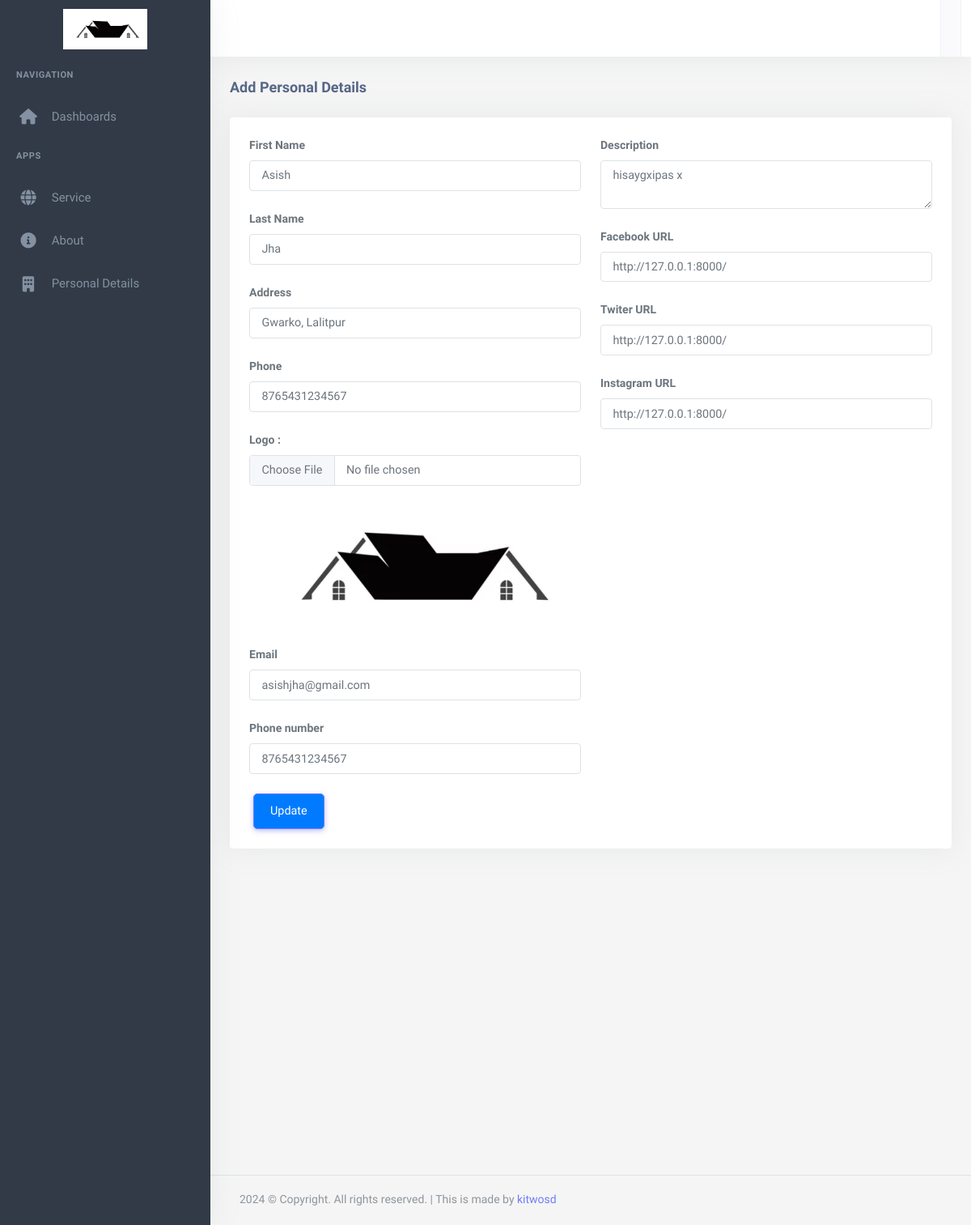
The page /dashboard/add/personalDetails on the database its author committed.
### app/models.py (models this page shows, shortened)
class PersonalDetail(models.Model):
    firstName = models.CharField(max_length=50)
    lastName = models.CharField(max_length=50)
    email = models.EmailField()
    logo = models.FileField(upload_to="logo")
    phone = models.CharField(max_length=20)
    address = models.CharField(max_length=50)
    facebookUrl = models.URLField()
    twiterUrl = models.URLField()
    instagramUrl = models.URLField()
    description = models.TextField()
    class Meta:
        ordering = ['-id']

### app2/views.py (the view)
# urls.py: path('add/personalDetails',views.PersonalDetails, name='add_PersonalDetails'),
def PersonalDetails(request):
    instance = None
    try:
        if id:
            instance = PersonalDetail.objects.first()
    except Exception as e:
        messages.warning(request, 'An error occurred while retrieving the PersonalDetail.')
        return redirect('dashboard:add_PersonalDetails')
    if request.method == 'POST':
        form = PersonalDetailForm(request.POST, request.FILES, instance=instance)
        if form.is_valid():
            form.save()
            if instance:  # Edit operation
                messages.success(request, 'PersonalDetail edited successfully.')
                return redirect('dashboard:add_PersonalDetails')  # Redirect to the edited PersonalDetail's details page
            else:  # Add operation
                messages.success(request, 'PersonalDetail added successfully.')
                return redirect('dashboard:add_PersonalDetails')  # Redirect to the page for adding new PersonalDetail
        else:
            messages.warning(request, 'Form is not valid. Please correct the errors.')
    else:
        form = PersonalDetailForm(instance=instance)
    context = {'form': form, 'instance': instance}
    return render(request, 'app2/create_PersonalDetails.html', context)

### app2/forms.py
class PersonalDetailForm(forms.ModelForm):
    class Meta:
        model = PersonalDetail
        fields = '__all__'

### app/context_processor.py (called while the page is built)
def personaldetail(request):
    personaldetail= PersonalDetail.objects.first()
    return{
        'personaldetail':personaldetail
    }

### app2/templates/app2/create_PersonalDetails.html (shortened to what this page needs)
{% extends 'app2/base.html' %}
{% load static %}
{% block body %}
            <div class="content-page">
                <div class="content">
                    <div class="container-fluid">
                        <div class="row">
                            <div class="col-12">
                                <div class="page-title-box">
                                    <h4 class="page-title">Add Personal Details</h4>
                                </div>
                            </div>
                        </div>
                        <div class="row">
                            <div class="col-12">
                                <div class="card">
                                    <div class="card-body">
                                       <form method="post" enctype="multipart/form-data" action="{% if instance %}{% url 'dashboard:add_PersonalDetails'  %}{% else %}{% url 'dashboard:add_PersonalDetails' %}{% endif %}" >
                                       <div class="row">
                                          <div class="col-xl-6">
                                            <div class="mb-3">
                                                <label class="form-label">First Name</label>
                                                <input type="text" name="{{ form.firstName.name }}" id="{{ form.firstName.id_for_label }}" class="form-control"
                                                value="{% if instance %}{{ instance.firstName }}{% endif %}" placeholder="Enter firstName">
                                            </div>
                                          <div class="mb-3">
                                             <label class="form-label">Last Name</label>
                                             <input type="text" name="{{ form.lastName.name }}" id="{{ form.lastName.id_for_label }}" class="form-control"
                                             value="{% if instance %}{{ instance.lastName }}{% endif %}" placeholder="Enter lastName">
                                          </div>
                                          <div class="mb-3">
                                            <label class="form-label">Address</label>
                                            <input type="text" name="{{ form.address.name }}" id="{{ form.address.id_for_label }}" class="form-control"
                                            value="{% if instance %}{{ instance.address }}{% endif %}" placeholder="Enter address">
                                         </div>
                                         <div class="mb-3">
                                            <label class="form-label">Phone</label>
                                            <input type="text" name="{{ form.phone.name }}" id="{{ form.phone.id_for_label }}" class="form-control"
                                            value="{% if instance %}{{ instance.phone }}{% endif %}" placeholder="Enter phone number">
                                         </div>
                                           <div class="mb-3">
                                            <label for="{{ form.logo.id_for_label }}" class="form-label">Logo :</label>
                                            <input type="file" name="{{ form.logo.name }}" id="{{ form.logo.id_for_label }}" class="form-control" {% if not instance %}required{% endif %} onchange="showPreview(this);">
                                            <div id="logoContainer" style="width:auto; height:auto;">
                                                <img class="img-fluid" id="logoPreview" src="{% if instance %}{{ instance.logo.url }}{% endif %}" alt="" >
                                            </div>
                                            <div class="mb-3">
                                                <label class="form-label">Email</label>
                                                <input type="email" name="{{ form.email.name }}" id="{{ form.email.id_for_label }}" class="form-control"
                                                value="{% if instance %}{{ instance.email }}{% endif %}" placeholder="Enter email">
                                             </div>
                                            <div class="mb-3">
                                                <label class="form-label">Phone number</label>
                                                <input type="number" name="{{ form.phone.name }}" id="{{ form.phone.id_for_label }}" class="form-control"
                                                value="{% if instance %}{{ instance.phone }}{% endif %}" placeholder="Enter phone">
                                             </div>
                                        </div>
                                        </div>
                                        <div class="col-xl-6">
                                            <div class="mb-3">
                                                <label for="{{form.description.id_for_label }}" class="form-label">Description</label>
                                                <textarea name="{{form.description.name }}" id="{{form.description.id_for_label }}" class="form-control" required placeholder="Enter description">{% if form.instance %}{{ form.instance.description }}{% endif %}</textarea>
                                            </div>
                                            <div class="mb-3">
                                                <label class="form-label">Facebook URL</label>
                                                <input type="url" name="{{ form.facebookUrl.name }}" id="{{ form.facebookUrl.id_for_label }}" class="form-control"
                                                value="{% if instance %}{{ instance.facebookUrl }}{% endif %}" placeholder="Enter facebookUrl">
                                             </div>
                                             <div class="mb-3">
                                                <label class="form-label">Twiter URL</label>
                                                <input type="url" name="{{ form.twiterUrl.name }}" id="{{ form.twiterUrl.id_for_label }}" class="form-control"
                                                value="{% if instance %}{{ instance.twiterUrl }}{% endif %}" placeholder="Enter twiterUrl">
                                             </div>
                                             <div class="mb-3">
                                                <label class="form-label">Instagram URL</label>
                                                <input type="url" name="{{ form.instagramUrl.name }}" id="{{ form.instagramUrl.id_for_label }}" class="form-control"
                                                value="{% if instance %}{{ instance.instagramUrl }}{% endif %}" placeholder="Enter instagramUrl">
                                             </div>
                                        </div>
                                          <div class="col-lg-12">
                                             {% if instance %}
                                             <button type="submit" class="btn btn-primary">Update</button>
                                         {% else %}
                                             <button type="submit" class="btn btn-primary">Add</button>
                                         {% endif %}
                                        </div>
                                       </div>
                                       </form>
                    </div>
                </div>
        {% endblock %}

### app2/templates/app2/base.html (shortened to what this page needs)
{% load static %}
<!DOCTYPE html>
<html lang="en">
    <head>
        <link rel="stylesheet" href="{% static 'app2/assets/vendor/jquery-toast-plugin/jquery.toast.min.css'%}">
        <link href="{% static 'app2/assets/css/app-saas.min.css'%}" rel="stylesheet" type="text/css" id="app-style" />
        <link href="{% static 'app2/assets/css/icons.min.css'%}" rel="stylesheet" type="text/css" />
        <link rel="stylesheet" href="https://cdnjs.cloudflare.com/ajax/libs/font-awesome/6.0.0-beta3/css/all.min.css">
        <link rel="stylesheet" href="https://cdnjs.cloudflare.com/ajax/libs/font-awesome/6.0.0-beta3/css/all.min.css">
        <link rel="stylesheet" href="https://cdnjs.cloudflare.com/ajax/libs/font-awesome/6.0.0-beta3/css/all.min.css">
        <link href="{% static 'app2/assets/vendor/bootstrap-datepicker/css/bootstrap-datepicker.min.css'%}" rel="stylesheet" type="text/css" />
        <link href="{% static 'app2/assets/vendor/select2/css/select2.min.css'%}" rel="stylesheet" type="text/css" />
        <link href="{% static 'app2/assets/vendor/datatables.net-bs5/css/dataTables.bootstrap5.min.css'%}" rel="stylesheet" type="text/css" />
        <link href="{% static 'app2/assets/vendor/datatables.net-responsive-bs5/css/responsive.bootstrap5.min.css'%}" rel="stylesheet" type="text/css" />
        <link href="{% static 'app2/assets/css/app-saas.min.css'%}" rel="stylesheet" type="text/css" id="app-style" />
        <link href="{% static 'app2/assets/css/icons.min.css'%}" rel="stylesheet" type="text/css" />
        <link href="https://cdn.jsdelivr.net/npm/summernote@0.8.16/dist/summernote-lite.min.css" rel="stylesheet">
    </head>
    <link rel="stylesheet" href="https://maxcdn.bootstrapcdn.com/font-awesome/4.7.0/css/font-awesome.min.css">
    <body>
        <div class="wrapper">
            <div class="navbar-custom">
                <div class="topbar container-fluid justify-content-between">
                    <div class="d-flex align-items-center  gap-lg-2 gap-1">
                        <button class="button-toggle-menu sm:float-end">
                            <i class="mdi mdi-menu"></i>
                        </button>
                    </div>
                    <ul class="topbar-menu d-flex align-items-center gap-3">
                        <li class="d-none d-sm-inline-block">
                            <a class="nav-link" data-bs-toggle="offcanvas" href="#theme-settings-offcanvas">
                                <i class="ri-settings-3-line font-22"></i>
                            </a>
                        </li>
                        <li class="d-none d-sm-inline-block">
                            <div class="nav-link" id="light-dark-mode" data-bs-toggle="tooltip" data-bs-placement="left" title="Theme Mode">
                                <i class="ri-moon-line font-22"></i>
                            </div>
                        </li>
                        <li class="d-none d-md-inline-block">
                            <a class="nav-link" href="#" data-toggle="fullscreen">
                                <i class="ri-fullscreen-line font-22"></i>
                            </a>
                        </li>
                        <li class="dropdown">
                            <a class="nav-link dropdown-toggle arrow-none nav-user px-2" data-bs-toggle="dropdown" href="#" role="button" aria-haspopup="false" aria-expanded="false">
                            </a>
                        </li>
                    </ul>
                </div>
            </div>
            <div class="leftside-menu">
                <a href="{% url 'dashboard:index' %}" class="logo logo-light">
                    <span class="logo-lg">
                        <img src="{{personaldetail.logo.url}}" alt="logo">
                    </span>
                </a>
                <div class="h-100" id="leftside-menu-container" data-simplebar>
                <ul class="side-nav">
                    <li class="side-nav-title">Navigation</li>
                    <li class="side-nav-item">
                        <a  href="{% url 'dashboard:index' %}" aria-expanded="false" aria-controls="sidebarDashboards" class="side-nav-link">
                            <i class="fas fa-home"></i>
                            <span> Dashboards </span>
                        </a>
                    </li>
                    <li class="side-nav-title">Apps</li>
                    <li class="side-nav-item">
                        <a data-bs-toggle="collapse" href="#sidebarForms" aria-expanded="false" aria-controls="sidebarForms" class="side-nav-link">
                            <i class="fas fa-globe"></i>
                            <span> Service </span>
                            <span class="menu-arrow"></span>
                        </a>
                    </li>
                    <li class="side-nav-item">
                        <a href="{% url 'dashboard:add_About' %}" aria-expanded="false" aria-controls="sidebarEcommerce" class="side-nav-link">
                            <i class="fas fa-info-circle"></i>
                            <span> About </span>
                        </a>
                    </li>
                    <li class="side-nav-item">
                        <a href="{% url 'dashboard:add_PersonalDetails' %}" class="side-nav-link">
                            <i class="fas fa-building"></i>
                            <span>Personal Details</span>
                        </a>
                    </li>
                </ul>
            </div>
        </div>
  {% block body %}
  {% endblock  %}
        <footer class="footer">
            <div class="container-fluid">
                <div class="row">
                    <div class="col-md-6">
                        <script>document.write(new Date().getFullYear())</script> © Copyright. All rights reserved. | This is made by <a href="" target="_blank">kitwosd</a>
                    </div>
                    <div class="col-md-6">
                    </div>
                </div>
            </div>
        </footer>
    </div>
    </div>
                        </body>
                        </html>

### app2/templates/app2/base.html (style rules this page uses)
.btn { margin: 0 5px; padding: 10px 20px; border-radius: 5px; cursor: pointer; }
.btn-primary { background-color: #007bff; color: #fff; }

### rows shown on the page
PersonalDetail: logo (picture), firstName "Asish", lastName "Jha", address "Gwarko, Lalitpur", phone "8765431234567", email "asishjha@gmail.com", description "hisaygxipas x", facebookUrl "http://127.0.0.1:8000/", twiterUrl "http://127.0.0.1:8000/", instagramUrl "http://127.0.0.1:8000/"
